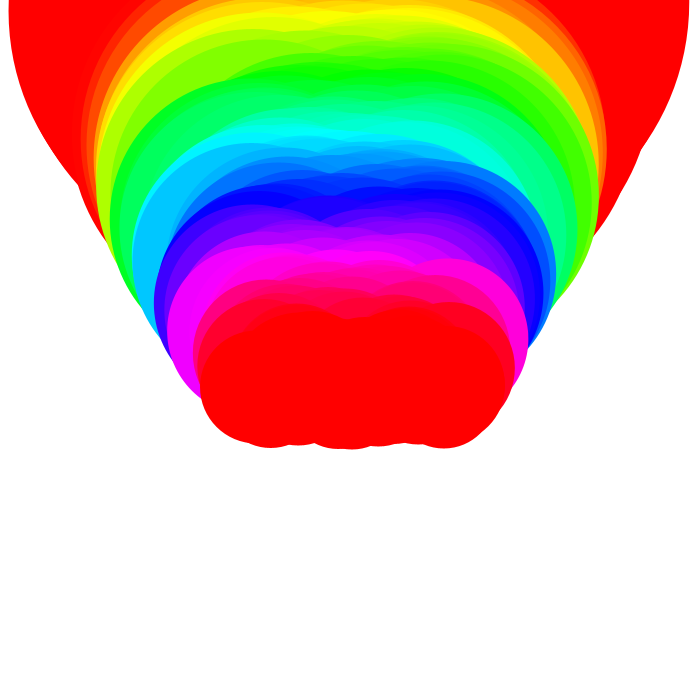
Frame 1 (no input)
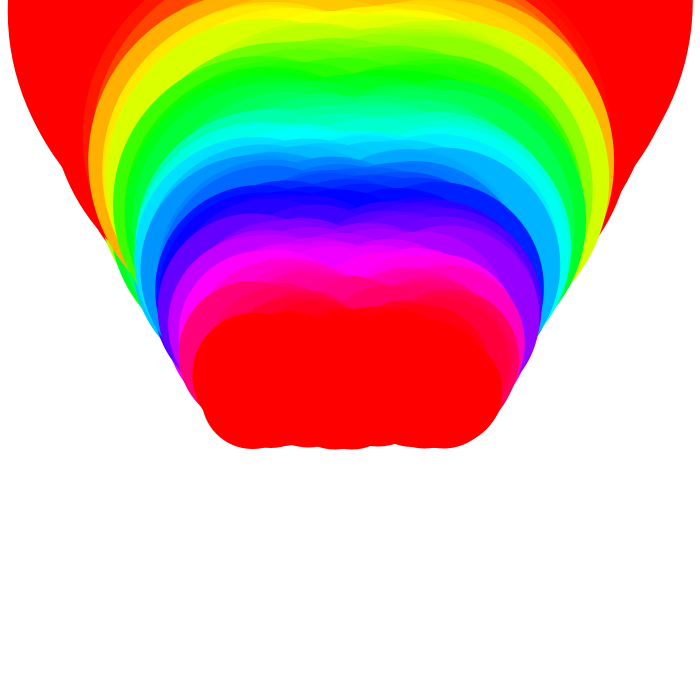
Frame 2 (the mouse pressed at the canvas centre, redrawn once)

The Processing sketch that drew these frames (run headless with seeded random() and noise(); the mouse was pressed at the canvas centre and the sketch redrawn once):

// Processing sketch: processing_58725
// ── processing_58725.pde

void setup () { // definiçao set up
  
  size (700, 700); // tamanho da janela
  background (255); // cor fundo janela 
  smooth (); // suavizar elementos
  noLoop (); // manter a imagem estatica
  
}

float posX, posY; // variavel posiçao X e Y
float diametro; // variavel diametro 
float r, g, b; // variavel cor
float sw; // variavel contorno 

void draw () { // definiçao elementos composiçao 

  colorMode (RGB, 255, 255, 255); // modo cor RGB
  
  colorMode (HSB, 360, 100, 100); // modo cor HSB
  
  for (int i = 0; i < 400; i = i + 1){ // definiçao elementos composiçao 
    
    posX = random (width/2 - 100, width/2 + 100); // posiçao aleatoria X
    posY = i ; // posiçao Y

    float h = map (i, 200, 400, 100, 400); // variavel h

    diametro = map (i, 100, 400, 400, 100); // diametro 
   
    noStroke (); // nao existe contorno 
    fill (h, 200, 300); // preenchimento 
    ellipse (posX, posY, diametro, diametro); // posiçao circulos

  }

}  
